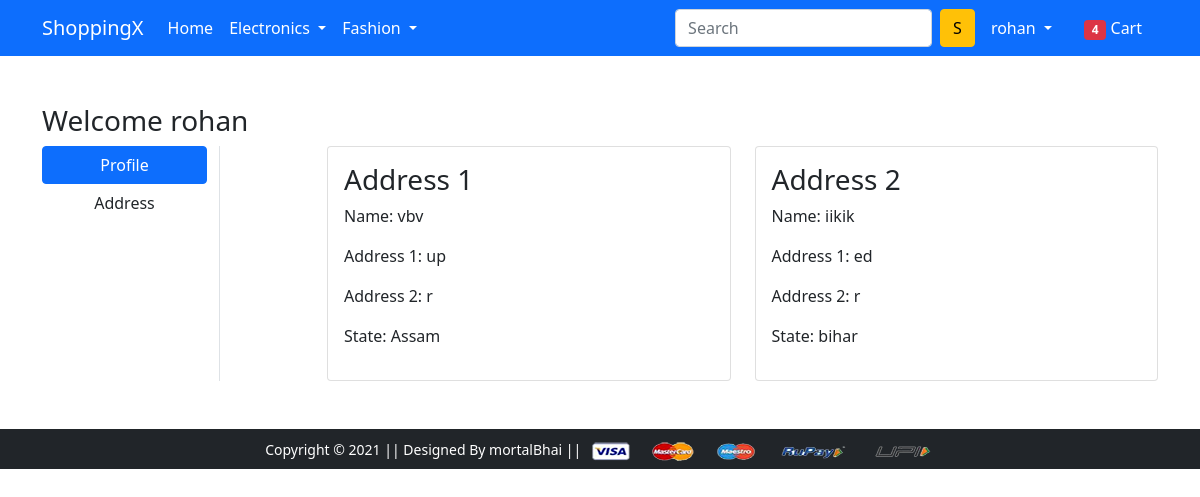
/address/ (signed in), run on the app's committed database.
### app/models.py (models this page shows)
class Costumer(models.Model):
    user = models.ForeignKey(User,on_delete=models.CASCADE, null=True, blank=True)
    name = models.CharField(max_length=200)
    locality = models.CharField(max_length=100)
    city = models.CharField(max_length=40)
    zipcode = models.IntegerField()
    state = models.CharField(choices=STATE_CHOICES,null=True,max_length=50)
    def __str__(self):
        return str(self.id)

### app/views.py (the view)
# urls.py: path('address/', views.address, name='address'),
def address(request):
    print(request.user,'gdytddyyjsdryr')
    add = Costumer.objects.filter(user=request.user)
    print(add)
    return render(request, 'app/address.html',{'add':add,'active':'btn-primary'})

### app/templates/app/address.html (shortened to what this page needs)
{% extends 'app/base.html' %}
{% load static %}
{% block main-content %}
<div class="container my-5">
 <div class="row">
 <h3>Welcome {{request.user}}</h3>
  <div class="col-sm-2 border-end">
   <ul class="list-unstyled">
    <li class="d-grid"><a href="{% url 'profile' %}" class="btn btn-primary">Profile</a></li>
    <li class="d-grid"><a href="{% url 'address' %}" class="btn {{'active'}}">Address</a></li>
   </ul>
  </div>
  <div class="col-sm-9 offset-sm-1">
   <div class="row">
    {% for i in add %}
    <div class="col-sm-6">
     <div class="card">
      <div class="card-body">
       <h3>Address {{forloop.counter}}</h3>
       <p>Name: {{i.name}}</p>
       <p>Address 1: {{i.locality}}</p>
       <p>Address 2: {{i.city}}</p>
       <p>State: {{i.state}}</p>
      </div>
     </div>
    </div>
    {% endfor %}
   </div>
  </div>
</div>
 </div>
{% endblock main-content %}

### app/templates/app/base.html (shortened to what this page needs)
<!doctype html>
{% load static %}
<html lang="en">
  <head>
    <link href="https://cdn.jsdelivr.net/npm/bootstrap@5.0.0-beta1/dist/css/bootstrap.min.css" rel="stylesheet">
    <link rel="stylesheet" href="{% static 'app/css/owl.carousel.min.css' %}">
    <link rel="stylesheet" href="{% static 'app/css/all.min.css' %}">
    <link rel="stylesheet" href="{% static 'app/css/style.css' %}">
  </head>
  <body>
    <nav class="navbar navbar-expand-lg navbar-dark bg-primary">
     <div class="container">
       <a class="navbar-brand" href="/">ShoppingX</a>
       <div class="collapse navbar-collapse" id="navbarSupportedContent">
         <ul class="navbar-nav me-auto mb-2 mb-lg-0">
           <li class="nav-item">
             <a class="nav-link active" aria-current="page" href="/">Home</a>
           </li>
           <li class="nav-item dropdown">
             <a class="nav-link dropdown-toggle text-white" href="#" id="electronicsDropdown" role="button" data-bs-toggle="dropdown" aria-expanded="false">
               Electronics
             </a>
           </li>
           <li class="nav-item dropdown">
             <a class="nav-link dropdown-toggle text-white" href="#" id="fashionDropdown" role="button" data-bs-toggle="dropdown" aria-expanded="false">
               Fashion
             </a>
           </li>
         </ul>
         <form class="d-flex">
           <input class="form-control me-2" type="search" placeholder="Search" aria-label="Search">
           <button class="btn btn-warning" type="submit">S</button>
         </form>
         <div>
          <ul class="navbar-nav me-auto mb-2 mb-lg-0">
            {% if request.user.is_authenticated %}
           <li class="nav-item dropdown mx-2">
              <a class="nav-link dropdown-toggle text-white" href="#" id="profileDropdown" role="button" data-bs-toggle="dropdown" aria-expanded="false">
                {{request.user.username}}
              </a>
            </li>
            <li class="nav-item mx-2">
             <a href="{% url 'show_cart' %}" class="nav-link text-white"><span class="badge bg-danger">4</span> Cart </a>
            </li>
            {% endif %}
          </ul>
         </div>
       </div>
     </div>
    </nav>
    {% block main-content %} {% endblock main-content %}
    <footer class="container-fluid bg-dark text-center p-2 mt-5">
        <small class="text-white">Copyright &copy; 2021 || Designed By mortalBhai || </small>
        <img src="{% static 'app/images/payment.png' %}" alt="" srcset="" class="img-fluid" height="2px">
    </footer>
  </body>
</html>

### data on the page
Costumer: name "vbv", locality "up", city "r", state "Assam"
Costumer: name "iikik", locality "ed", city "r", state "bihar"

### other printed values
{{ request.user.username }} "rohan"
{{ request.user }} "rohan"
